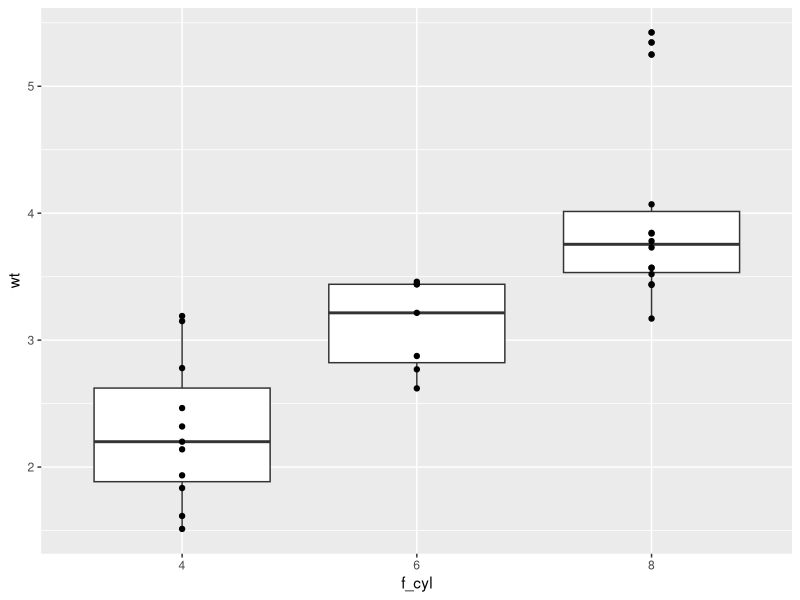
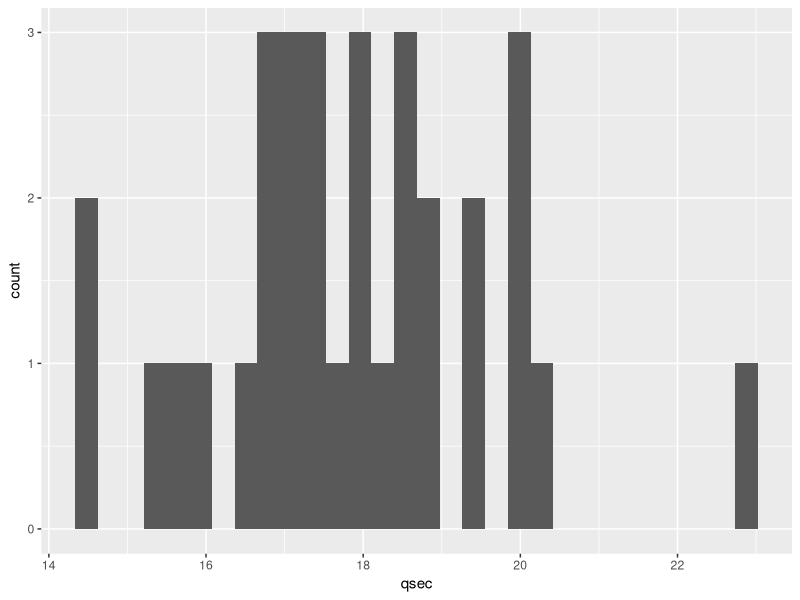
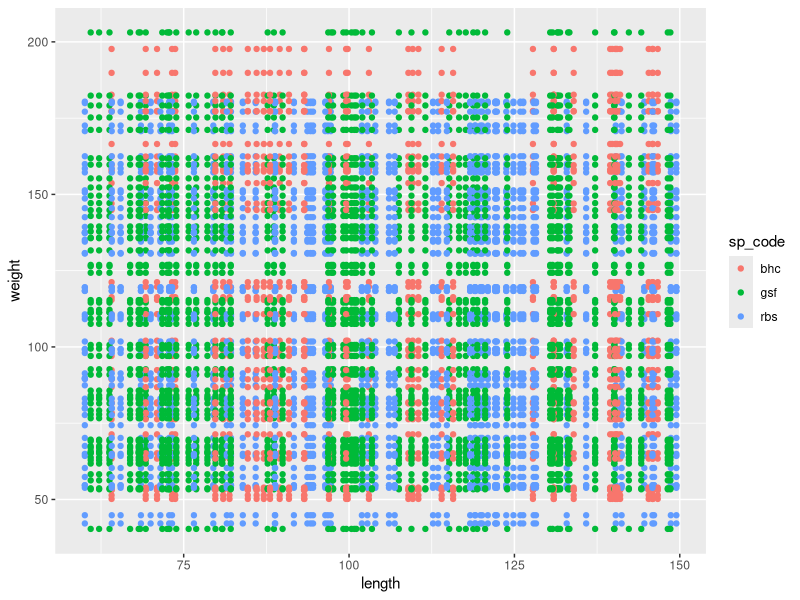

Source code (R) for these figures, in order:
# To complete the following exercises, you must use either base R or tidyverse functions.  
# Manual searching or hard-coding answers will not be graded.

# base R ------------------------------------------------------------------

# 1: Create a vector with three elements. Assign it to `v_three`.
(v_three <- c(1, 2, 3))

# 2: Create a vector containing 20 "a", 30 "b", and 50 "c" (total length = 100).  
# Assign it to `v_abc100`.
(v_abc100 <- c(rep("a", times = 20), rep("b", times = 30), rep("c", times = 50)))

# 3: The script below creates a vector `v_x` with 100 random numbers from a normal distribution.  
# Select only the positive numbers (> 0) from `v_x`, calculate their mean, and assign it to `mu_x_plus`.
set.seed(100)
v_x <- rnorm(100)

(mu_x_plus <- mean(v_x[v_x > 0]))

# 4: Create a numeric matrix with the numbers 1 through 9 arranged in 3 rows × 3 columns.  
# Assign it to `m_num`.
(m_num <- matrix(1:9, nrow = 3, ncol = 3))

# 5: Create a base R data frame (`data.frame()` function) using `v_x` and `v_abc100`.  
# Name the columns `"x"` for `v_x` and `"group"` for `v_abc`, and assign it to `df_sample`.

(df_sample <- data.frame(x = v_x, group = v_abc100))

# tidyverse ---------------------------------------------------------------

# 6: Load the `tidyverse` package.
library(tidyverse)

# 7: The `mtcars` dataset is a built-in base R data frame.  
# Convert it to a tibble using `as_tibble()` and assign it to `df_mtcars`.  
# Use `?as_tibble()` to read the documentation before doing so.
?as_tibble

(df_mtcars <- as_tibble(mtcars))

# 8: `mtcars` has the following columns:
#
# mpg   - Miles per gallon  
# cyl   - Number of cylinders  
# disp  - Engine displacement (cu. in.)  
# hp    - Gross horsepower  
# drat  - Rear axle ratio  
# wt    - Weight (1,000 lbs)  
# qsec  - 1/4 mile time (seconds)  
# vs    - Engine shape (0 = V-shaped, 1 = straight)  
# am    - Transmission (0 = automatic, 1 = manual)  
# gear  - Number of forward gears  
# carb  - Number of carburetors  
#
# Display the column names of `df_mtcars` using `colnames()`.  
# Do NOT assign the result to a new object.

colnames(df_mtcars)

# 9: Extract the row names of the `mtcars` dataset using `rownames()`.  
# Assign the result to `v_make`.

(v_make <- rownames(mtcars))

# 10: Add `v_make` as a new column to `df_mtcars` and name the column `"make"`.

mutate(df_mtcars, make = v_make)

# 11: Filter `df_mtcars` to include only rows where:  
# - `mpg` is less than 20 AND  
# - `disp` is greater than 200  
# Assign the result to `df_subset`.

(df_subset <- df_mtcars %>%
  filter(mpg < 20 & disp > 200))

# 12: Count how many car makes meet the above conditions (Q11).
# Apply `nrow()` to `df_subset`.

nrow(df_subset)

# 13: Repeat Q11 and Q12 in a single pipeline (with %>%), and assign the result to `n_make`.
(df_subset <- df_mtcars %>%
  filter(mpg < 20 & disp > 200))

n_make <- nrow(df_subset)

# 14: Convert the `cyl` column from numeric to factor using `factor()`.  
# Add it to `df_mtcars` as a new column named `f_cyl` using `mutate()` function.

df_mtcars <- df_mtcars %>%
  mutate(f_cyl = factor(cyl))

# 15: Draw a box plot showing car weight (`wt`) for each number of cylinders (`f_cyl`).

df_mtcars %>%
  ggplot(aes(x = f_cyl,
             y= wt)) +
  geom_boxplot() +
  geom_point()

# 16: Calculate the average car weight (`wt`) separately for each number of cylinders (`cyl`).
df_mtcars %>%
  group_by(cyl) %>%
  summarize(mu_wt = mean(wt)) %>%
  ungroup()

# 17: Identify the heaviest car make (`wt`) among cars with 6 cylinders (`cyl`).

df_mtcars %>%
  group_by(cyl) %>%
  summarize(hvy_wt = max(wt))

# 18: Create a histogram showing the distribution of 1/4 mile time (`qsec`).

df_mtcars %>%
  ggplot(aes(qsec)) +
  geom_histogram()

# 19: The following script creates two tibbles:  
# `df_length` (body length) and `df_weight` (body weight),  
# each with a species code (`sp_code` column).  
# Combine these two data frames based on `sp_code` and assign the result to `df_fish`.

set.seed(123)
v_l <- runif(150, 60, 150)
v_w <- rnorm(n = length(v_l),
             mean = 0.1 * v_l^1.5,
             sd = 10)
v_sp <- sample(c("bhc", "rbs", "gsf"),
       size = length(v_l),
       replace = TRUE)

df_length <- tibble(length = v_l,
                    sp_code = v_sp)

df_weight <- tibble(weight = v_w,
                    sp_code = v_sp)

(df_fish <- left_join(x = df_length,
          y = df_weight, 
          by = "sp_code"))

# 20: Draw a scatter plot (point plot) of `length` vs. `weight` from `df_fish`,  
# coloring the points by species code (`sp_code`).

df_fish %>%
  ggplot(mapping = aes(x = length,
                       y = weight,
                       color = sp_code)) +
  geom_point()
